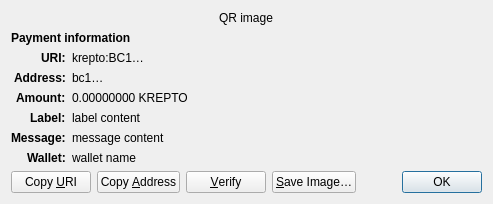
<?xml version="1.0" encoding="UTF-8"?>
<ui version="4.0">
 <class>ReceiveRequestDialog</class>
 <widget class="QDialog" name="ReceiveRequestDialog">
  <property name="geometry">
   <rect>
    <x>0</x>
    <y>0</y>
    <width>413</width>
    <height>229</height>
   </rect>
  </property>
  <property name="windowTitle">
   <string>Request payment to …</string>
  </property>
  <layout class="QGridLayout" name="gridLayout" columnstretch="0,1">
   <property name="sizeConstraint">
    <enum>QLayout::SetFixedSize</enum>
   </property>
   <item row="0" column="0" colspan="2" alignment="Qt::AlignHCenter">
    <widget class="QRImageWidget" name="qr_code">
     <property name="text">
      <string notr="true">QR image</string>
     </property>
     <property name="textInteractionFlags">
      <set>Qt::NoTextInteraction</set>
     </property>
    </widget>
   </item>
   <item row="1" column="0" colspan="2">
    <widget class="QLabel" name="payment_header">
     <property name="font">
      <font>
       <weight>75</weight>
       <bold>true</bold>
      </font>
     </property>
     <property name="text">
      <string>Payment information</string>
     </property>
     <property name="textInteractionFlags">
      <set>Qt::NoTextInteraction</set>
     </property>
    </widget>
   </item>
   <item row="2" column="0" alignment="Qt::AlignRight|Qt::AlignTop">
    <widget class="QLabel" name="uri_tag">
     <property name="font">
      <font>
       <weight>75</weight>
       <bold>true</bold>
      </font>
     </property>
     <property name="text">
      <string notr="true">URI:</string>
     </property>
     <property name="textFormat">
      <enum>Qt::PlainText</enum>
     </property>
     <property name="textInteractionFlags">
      <set>Qt::NoTextInteraction</set>
     </property>
    </widget>
   </item>
   <item row="2" column="1" alignment="Qt::AlignTop">
    <widget class="QLabel" name="uri_content">
     <property name="text">
              <string notr="true">krepto:BC1…</string>
     </property>
     <property name="textFormat">
      <enum>Qt::RichText</enum>
     </property>
     <property name="wordWrap">
      <bool>true</bool>
     </property>
     <property name="textInteractionFlags">
      <set>Qt::TextSelectableByMouse</set>
     </property>
    </widget>
   </item>
   <item row="3" column="0" alignment="Qt::AlignRight|Qt::AlignTop">
    <widget class="QLabel" name="address_tag">
     <property name="font">
      <font>
       <weight>75</weight>
       <bold>true</bold>
      </font>
     </property>
     <property name="text">
      <string>Address:</string>
     </property>
     <property name="textInteractionFlags">
      <set>Qt::NoTextInteraction</set>
     </property>
    </widget>
   </item>
   <item row="3" column="1" alignment="Qt::AlignTop">
    <widget class="QLabel" name="address_content">
     <property name="text">
      <string notr="true">bc1…</string>
     </property>
     <property name="textFormat">
      <enum>Qt::PlainText</enum>
     </property>
     <property name="textInteractionFlags">
      <set>Qt::TextSelectableByMouse</set>
     </property>
    </widget>
   </item>
   <item row="4" column="0" alignment="Qt::AlignRight|Qt::AlignTop">
    <widget class="QLabel" name="amount_tag">
     <property name="font">
      <font>
       <weight>75</weight>
       <bold>true</bold>
      </font>
     </property>
     <property name="text">
      <string>Amount:</string>
     </property>
     <property name="textInteractionFlags">
      <set>Qt::NoTextInteraction</set>
     </property>
    </widget>
   </item>
   <item row="4" column="1" alignment="Qt::AlignTop">
    <widget class="QLabel" name="amount_content">
     <property name="text">
              <string notr="true">0.00000000 KREPTO</string>
     </property>
     <property name="textFormat">
      <enum>Qt::PlainText</enum>
     </property>
     <property name="textInteractionFlags">
      <set>Qt::TextSelectableByMouse</set>
     </property>
    </widget>
   </item>
   <item row="5" column="0" alignment="Qt::AlignRight|Qt::AlignTop">
    <widget class="QLabel" name="label_tag">
     <property name="font">
      <font>
       <weight>75</weight>
       <bold>true</bold>
      </font>
     </property>
     <property name="text">
      <string>Label:</string>
     </property>
     <property name="textInteractionFlags">
      <set>Qt::NoTextInteraction</set>
     </property>
    </widget>
   </item>
   <item row="5" column="1" alignment="Qt::AlignTop">
    <widget class="QLabel" name="label_content">
     <property name="text">
      <string notr="true">label content</string>
     </property>
     <property name="textFormat">
      <enum>Qt::PlainText</enum>
     </property>
     <property name="wordWrap">
      <bool>true</bool>
     </property>
     <property name="textInteractionFlags">
      <set>Qt::TextSelectableByMouse</set>
     </property>
    </widget>
   </item>
   <item row="6" column="0" alignment="Qt::AlignRight|Qt::AlignTop">
    <widget class="QLabel" name="message_tag">
     <property name="font">
      <font>
       <weight>75</weight>
       <bold>true</bold>
      </font>
     </property>
     <property name="text">
      <string>Message:</string>
     </property>
     <property name="textInteractionFlags">
      <set>Qt::NoTextInteraction</set>
     </property>
    </widget>
   </item>
   <item row="6" column="1" alignment="Qt::AlignTop">
    <widget class="QLabel" name="message_content">
     <property name="text">
      <string notr="true">message content</string>
     </property>
     <property name="textFormat">
      <enum>Qt::PlainText</enum>
     </property>
     <property name="wordWrap">
      <bool>true</bool>
     </property>
     <property name="textInteractionFlags">
      <set>Qt::TextSelectableByMouse</set>
     </property>
    </widget>
   </item>
   <item row="7" column="0" alignment="Qt::AlignRight|Qt::AlignTop">
    <widget class="QLabel" name="wallet_tag">
     <property name="font">
      <font>
       <weight>75</weight>
       <bold>true</bold>
      </font>
     </property>
     <property name="text">
      <string>Wallet:</string>
     </property>
     <property name="textInteractionFlags">
      <set>Qt::NoTextInteraction</set>
     </property>
    </widget>
   </item>
   <item row="7" column="1" alignment="Qt::AlignTop">
    <widget class="QLabel" name="wallet_content">
     <property name="text">
      <string notr="true">wallet name</string>
     </property>
     <property name="textFormat">
      <enum>Qt::PlainText</enum>
     </property>
     <property name="wordWrap">
      <bool>true</bool>
     </property>
     <property name="textInteractionFlags">
      <set>Qt::TextSelectableByMouse</set>
     </property>
    </widget>
   </item>
   <item row="8" column="0" colspan="2">
    <layout class="QHBoxLayout" name="horizontalLayout">
     <item>
      <widget class="QPushButton" name="btnCopyURI">
       <property name="text">
        <string>Copy &amp;URI</string>
       </property>
       <property name="autoDefault">
        <bool>false</bool>
       </property>
      </widget>
     </item>
     <item>
      <widget class="QPushButton" name="btnCopyAddress">
       <property name="text">
        <string>Copy &amp;Address</string>
       </property>
       <property name="autoDefault">
        <bool>false</bool>
       </property>
      </widget>
     </item>
     <item>
      <widget class="QPushButton" name="btnVerify">
       <property name="text">
        <string>&amp;Verify</string>
       </property>
       <property name="toolTip">
        <string>Verify this address on e.g. a hardware wallet screen</string>
       </property>
       <property name="autoDefault">
        <bool>false</bool>
       </property>
      </widget>
     </item>
     <item>
      <widget class="QPushButton" name="btnSaveAs">
       <property name="text">
        <string>&amp;Save Image…</string>
       </property>
       <property name="autoDefault">
        <bool>false</bool>
       </property>
      </widget>
     </item>
     <item>
      <spacer name="horizontalSpacer_2">
       <property name="orientation">
        <enum>Qt::Horizontal</enum>
       </property>
       <property name="sizeHint" stdset="0">
        <size>
         <width>40</width>
         <height>20</height>
        </size>
       </property>
      </spacer>
     </item>
     <item>
      <widget class="QDialogButtonBox" name="buttonBox">
       <property name="focusPolicy">
        <enum>Qt::StrongFocus</enum>
       </property>
       <property name="standardButtons">
        <set>QDialogButtonBox::Ok</set>
       </property>
      </widget>
     </item>
    </layout>
   </item>
  </layout>
 </widget>
 <customwidgets>
  <customwidget>
   <class>QRImageWidget</class>
   <extends>QLabel</extends>
   <header>qt/qrimagewidget.h</header>
  </customwidget>
 </customwidgets>
 <tabstops>
  <tabstop>buttonBox</tabstop>
  <tabstop>btnCopyURI</tabstop>
  <tabstop>btnCopyAddress</tabstop>
  <tabstop>btnSaveAs</tabstop>
 </tabstops>
 <resources/>
 <connections>
  <connection>
   <sender>buttonBox</sender>
   <signal>accepted()</signal>
   <receiver>ReceiveRequestDialog</receiver>
   <slot>accept()</slot>
   <hints>
    <hint type="sourcelabel">
     <x>135</x>
     <y>230</y>
    </hint>
    <hint type="destinationlabel">
     <x>135</x>
     <y>126</y>
    </hint>
   </hints>
  </connection>
 </connections>
</ui>
